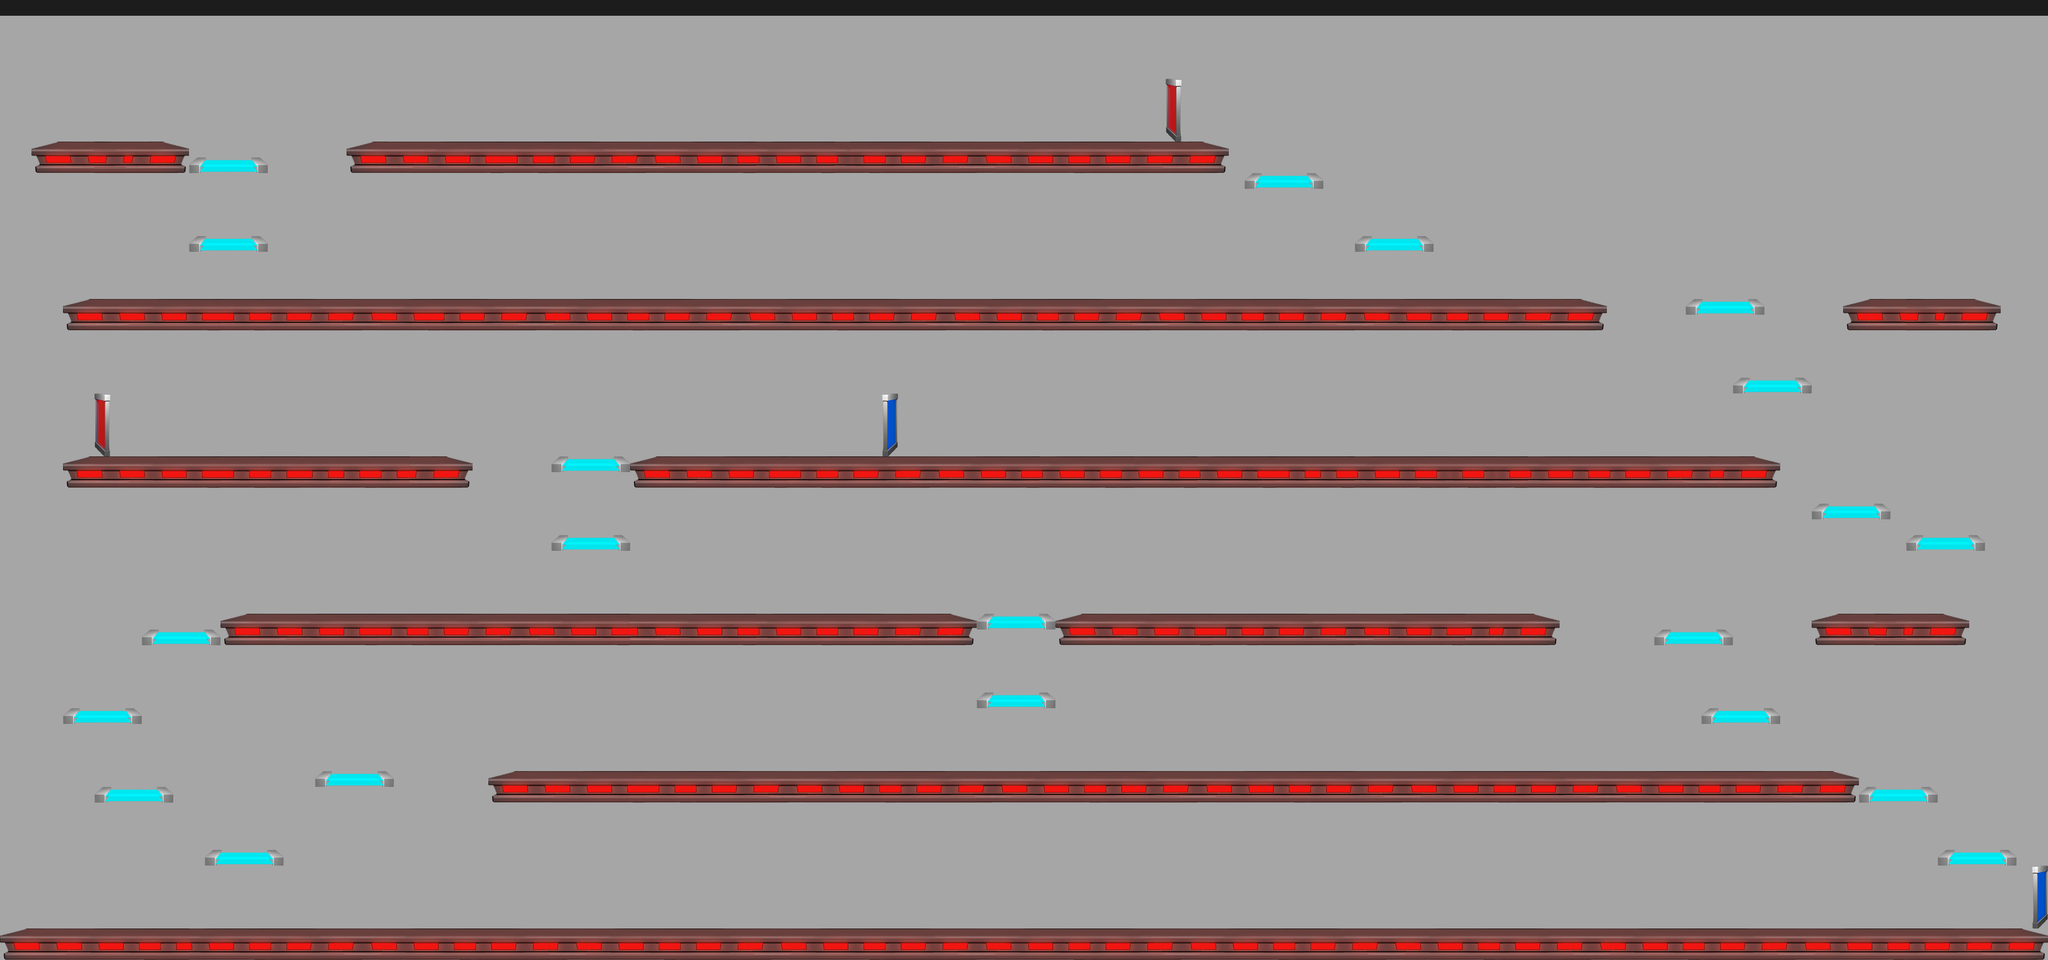

This is a level from a 2D game, rendered from its Tiled map with the project's own tilesets. A one-line summary and the map file follow, with tile-layer data summarised:
An orthogonal 130x61 tile map with 32x32 px tiles, 7 tile layers (Fondo, Paralax3, Paralax2, Paralax1, ...), 5 tilesets and 38 objects.

<map version="1.0" orientation="orthogonal" width="130" height="61" tilewidth="32" tileheight="32">
 <tileset firstgid="1" name="colores" tilewidth="32" tileheight="32">
  <image source="tilset.png" width="500" height="500" />
 </tileset>
 <tileset firstgid="226" name="plataformas" tilewidth="32" tileheight="32">
  <image source="plataformas.png" width="608" height="352" />
 </tileset>
 <tileset firstgid="435" name="plataforma" tilewidth="32" tileheight="32">
  <image source="plataforma3.png" width="225" height="35" />
 </tileset>
 <tileset firstgid="442" name="portal1" tilewidth="32" tileheight="32">
  <image source="portal1.png" width="32" height="128" />
 </tileset>
 <tileset firstgid="446" name="portal2" tilewidth="32" tileheight="32">
  <image source="portal2.png" width="32" height="128" />
 </tileset>
 <layer name="Fondo" width="130" height="61">
  <data>[7930 cells, 7930 non-empty, 2 distinct tile ids]</data>
 </layer>
 <layer name="Paralax3" width="130" height="61">
  <data>[7930 cells, 0 non-empty, 0 distinct tile ids]</data>
 </layer>
 <layer name="Paralax2" width="130" height="61">
  <data>[7930 cells, 0 non-empty, 0 distinct tile ids]</data>
 </layer>
 <layer name="Paralax1" width="130" height="61">
  <data>[7930 cells, 0 non-empty, 0 distinct tile ids]</data>
 </layer>
 <layer name="Terciaria" width="130" height="61">
  <data>[7930 cells, 0 non-empty, 0 distinct tile ids]</data>
 </layer>
 <layer name="Secundaria" width="130" height="61">
  <data>[7930 cells, 0 non-empty, 0 distinct tile ids]</data>
 </layer>
 <layer name="Primaria" width="130" height="61">
  <data>[7930 cells, 1411 non-empty, 53 distinct tile ids]</data>
 </layer>
 <objectgroup name="Colision suelo" width="130" height="61">
  <object x="-83" y="1891" width="4291" height="124" />
  <object x="4147" y="-52" width="161" height="2045" />
  <object x="-41" y="-106" width="4227" height="182" />
  <object x="66" y="289" width="317" height="64" />
  <object x="708" y="289" width="1756" height="61" />
  <object x="129" y="608" width="3132" height="65" />
  <object x="3771" y="611" width="261" height="60" />
  <object x="136" y="932" width="821" height="59" />
  <object x="1283" y="931" width="2333" height="64" />
  <object x="449" y="1248" width="1533" height="61" />
  <object x="2144" y="1248" width="991" height="63" />
  <object x="997" y="1571" width="2780" height="60" />
  <object x="-85" y="-21" width="106" height="1967" />
  <object x="3683" y="1245" width="315" height="67" />
 </objectgroup>
 <objectgroup name="Colision plataformas" width="130" height="61">
  <object x="389" y="483" width="147" height="48" />
  <object x="1152" y="932" width="124" height="45" />
  <object x="1121" y="1089" width="155" height="48" />
  <object x="3427" y="615" width="153" height="45" />
  <object x="3528" y="771" width="148" height="55" />
  <object x="3683" y="1031" width="159" height="49" />
  <object x="3876" y="1095" width="151" height="48" />
  <object x="3364" y="1284" width="152" height="47" />
  <object x="3459" y="1439" width="155" height="52" />
  <object x="1987" y="1251" width="152" height="45" />
  <object x="1989" y="1411" width="151" height="49" />
  <object x="137" y="1437" width="149" height="45" />
  <object x="204" y="1606" width="148" height="45" />
  <object x="425" y="1731" width="146" height="43" />
  <object x="645" y="1577" width="153" height="43" />
  <object x="3938" y="1735" width="155" height="44" />
  <object x="3785" y="1601" width="145" height="47" />
  <object x="395" y="323" width="141" height="42" />
  <object x="2756" y="478" width="150" height="42" />
  <object x="2534" y="354" width="146" height="42" />
  <object x="292" y="1286" width="156" height="54" />
 </objectgroup>
 <objectgroup name="Metadatos" width="130" height="61">
  <properties>
   <property name="NumOleadas" value="7" />
   <property name="O1" value="1,1" />
   <property name="O2" value="1,1,2" />
   <property name="O3" value="1,2,1,2" />
   <property name="O4" value="1,1,1,2,2" />
   <property name="O5" value="1,2,1,2,1" />
   <property name="O6" value="2,2,1,1,2,1" />
   <property name="O7" value="1,2,1,2,1,2,1,2" />
   <property name="PuntoInicio" value="4000,1792" />
   <property name="RespawnNPC" value="1" />
   <property name="RespawnOleada" value="12" />
  </properties>
  <object x="8" y="12">
   <polyline points="0,0 244,112 2924,256 3904,324 3916,872 608,720 180,1140 696,1424 1160,1708 3208,1712 2892,1368 3932,1396 4136,1936" />
  </object>
 </objectgroup>
 <objectgroup name="Camino" width="130" height="61">
  <object x="12" y="8">
   <polyline points="0,0 2252,164 610,554 3300,836 1816,860 4136,1920" />
  </object>
  <object x="12" y="8">
   <polyline points="0,0 296,824 1028,876 3220,1496 884,1836 4048,1832 4128,1932" />
  </object>
 </objectgroup>
</map>